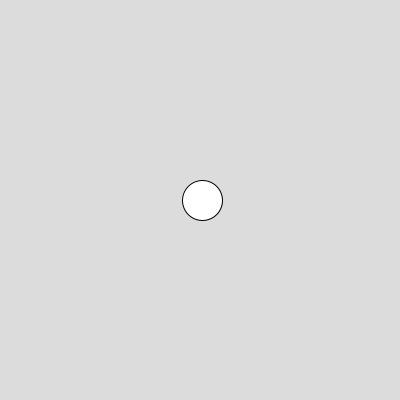
Frame 1 (no input)
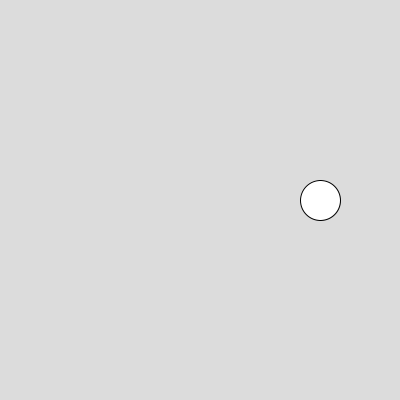
Frame 60 (the mouse pressed at the canvas centre just before this capture)
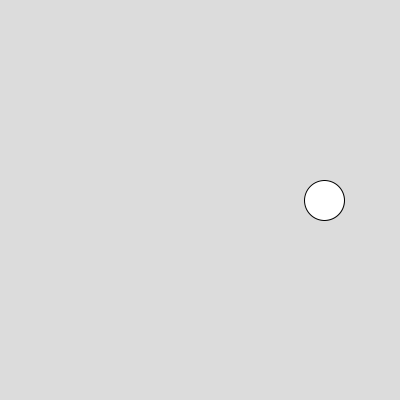
Frame 120 (the mouse held since frame 60 and released just before this capture)

The Processing sketch that drew these frames (run headless with seeded random() and noise(); from frame 60 on, the mouse is pressed at the canvas centre):

// Processing sketch: simple_bouncing_ball
// ── simple_bouncing_ball.pde
float x = 200;
float xSpeed = 2;
float r = 20;

void setup(){
  size(400,400);
}


void draw(){
  
  background(220);
  // Check boundary
  if (x + r > width || x-r <0){
    xSpeed *= -1;
  }
  
  // Move the ball
  x += xSpeed;
  
  //draw the ball
  circle(x, height/2.0, r*2);
  
}
